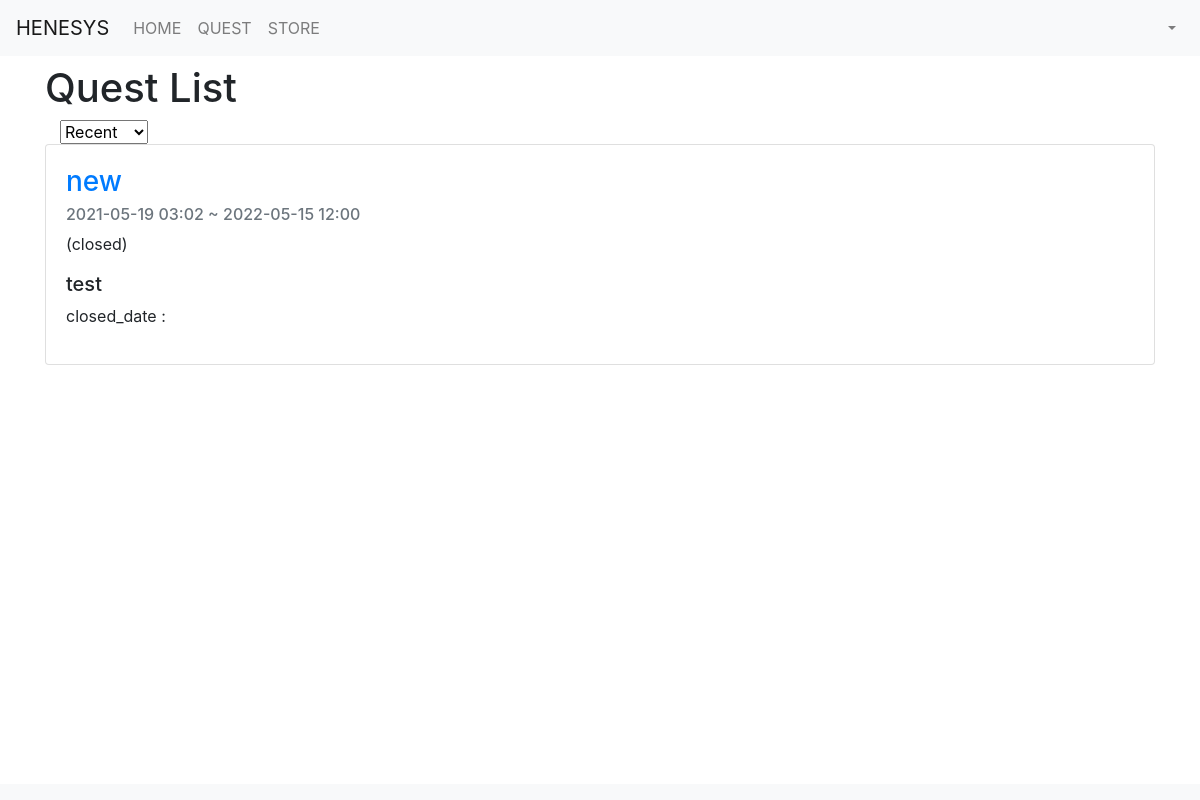
The app's page /quest/display_questlist/, older data.
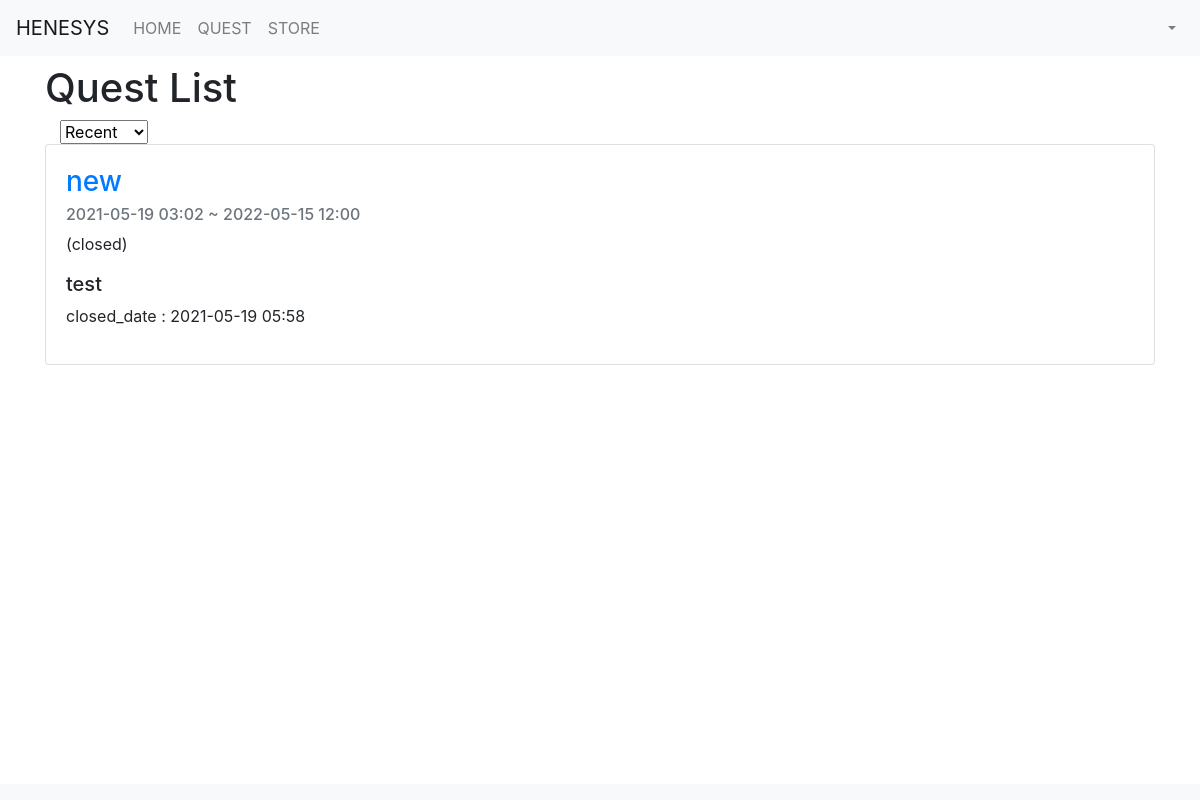
The same page, newer data.
### quest/models.py (models this page shows, shortened)
class Quest(models.Model):
    questname = models.CharField(max_length=50)
    contents = models.TextField()
    stars = models.PositiveBigIntegerField()
    mana = models.PositiveBigIntegerField()
    status = models.CharField(max_length=50)
    pub_date = models.DateTimeField()
    closed_date = models.DateTimeField(null=True, blank=True)
    due_date = models.DateTimeField(null=True, blank=True)
    tag = TaggableManager()

### quest/views.py (the view)
# urls.py: path('display_questlist/', views.display_questlist, name='display_questlist'),
def display_questlist(request):
   questlist = Quest.objects.all()
   sort = request.GET.get('sort', '')
   if sort == 'open':
        questlist = Quest.objects.filter(status='open').order_by('-pub_date')
   elif sort == 'closed':
        questlist = Quest.objects.filter(status='closed').order_by('-pub_date')
   elif sort == 'review':
        questlist = Quest.objects.filter(status='review').order_by('-pub_date')
   elif sort == 'rejected':
        questlist = Quest.objects.filter(status='rejected').order_by('-pub_date')
   else:
        questlist = Quest.objects.order_by('-pub_date')
   return render(request,'display_questlist.html', {'questlist':questlist, 'sort':sort})

### quest/templates/display_questlist.html (shortened to what this page needs)
{% extends 'base.html' %}
{% block content %}
<div class="container my-3">
    <h1>Quest List</h1>
    <div class="col-2">
        <select onchange="sorting(this);">
            <option value="recent" {% if sort == 'recent' %}selected{% endif %}>Recent</option>
        </select>
    </div>
    <table>
        {% for quest in questlist %}
            <div class="card">
                <div class="card-body">
                    <h3 class="card-title"><a href="{{quest.pk}}">{{quest.questname}}</a></h3>
                    <h6 class="card-subtitle mb-2 text-muted">{{quest.pub_date|date:"Y-m-d H:i"}} ~ {{quest.due_date|date:"Y-m-d H:i"}}</h6>
                    <p class="card-text">
                        ({{quest.status}})<br>
                        <h5>{{quest.contents}}</h5>
                        closed_date : {{quest.closed_date|date:"Y-m-d H:i"}}<br>
                    </p>
                </div>
            </div>
        {% endfor %}
    </table>
</div>
<nav class="navbar fixed-bottom navbar-expand-lg navbar-light bg-light">
</nav>
{% endblock %}

Row changes from the older to the newer data that the page shows:
changed Quest "new": closed_date (not shown) → "2021-05-19 05:58"
